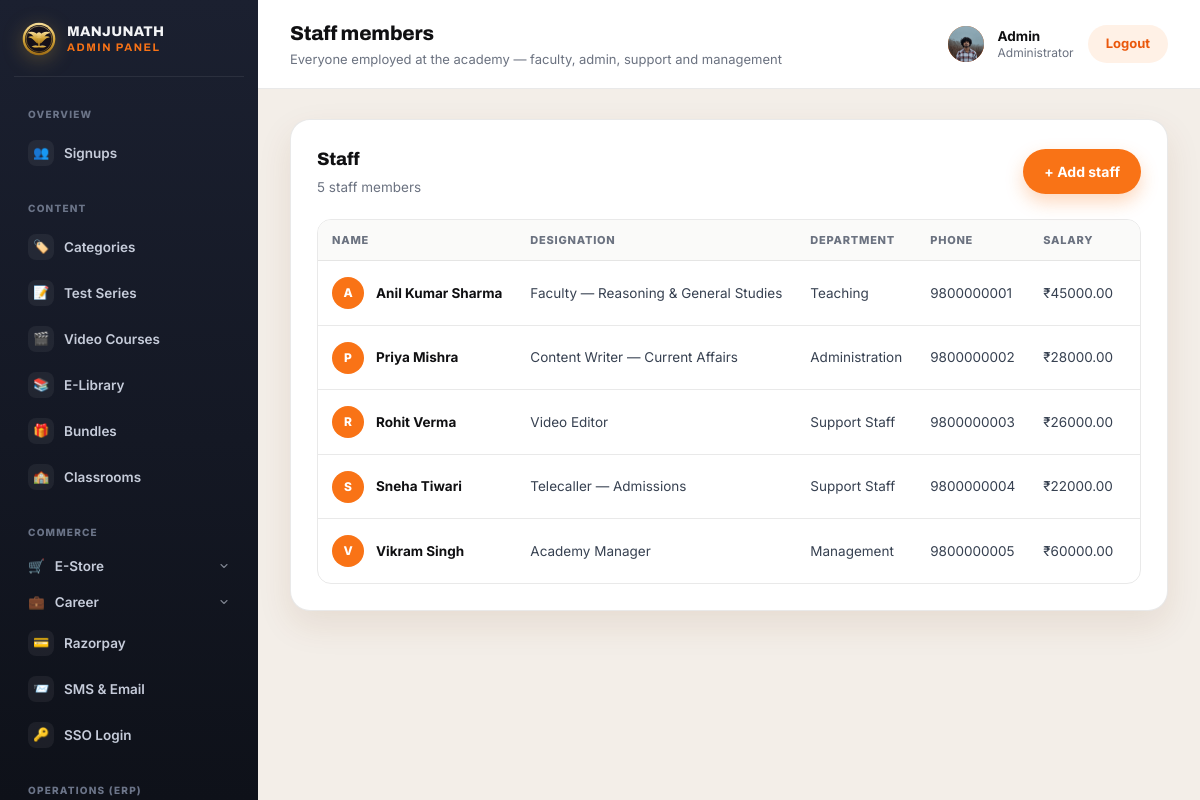
Page /panel/erp/staff/ (signed in) on the committed database.
### myapp/models.py (models this page shows, shortened)
class CustomUser(AbstractBaseUser, PermissionsMixin):
    GENDER_CHOICES = [
        ('male', 'Male'),
        ('female', 'Female'),
        ('other', 'Other'),
    ]
    name = models.CharField(max_length=150)
    email = models.EmailField(unique=True)
    number = models.CharField(max_length=15)
    age = models.PositiveIntegerField(null=True, blank=True)
    gender = models.CharField(max_length=10, choices=GENDER_CHOICES, blank=True)
    state = models.CharField(max_length=100, blank=True)
    city = models.CharField(max_length=100, blank=True)
    profile_picture = models.ImageField(upload_to='profile_pictures/', blank=True, null=True)
    is_active = models.BooleanField(default=True)
    is_staff = models.BooleanField(default=False)
    date_joined = models.DateTimeField(auto_now_add=True)
    objects = CustomUserManager()
    USERNAME_FIELD = 'email'
    REQUIRED_FIELDS = ['name', 'number']

class StaffMember(models.Model):
    TEACHING = 'teaching'
    ADMINISTRATION = 'admin'
    SUPPORT = 'support'
    MANAGEMENT = 'management'
    DEPARTMENT_CHOICES = [
        (TEACHING, 'Teaching'),
        (ADMINISTRATION, 'Administration'),
        (SUPPORT, 'Support Staff'),
        (MANAGEMENT, 'Management'),
    ]
    name = models.CharField(max_length=150)
    designation = models.CharField(max_length=100, help_text='e.g. Maths Faculty')
    department = models.CharField(max_length=15, choices=DEPARTMENT_CHOICES, default=TEACHING)
    email = models.EmailField(blank=True)
    phone = models.CharField(max_length=15)
    salary = models.DecimalField(max_digits=10, decimal_places=2, default=0, help_text='Monthly salary in ₹')
    date_of_joining = models.DateField()
    photo = models.ImageField(upload_to='staff/', blank=True, null=True)
    address = models.TextField(blank=True)
    is_active = models.BooleanField(default=True, help_text='Uncheck when a staff member leaves — keeps their history intact')
    created_at = models.DateTimeField(auto_now_add=True)
    class Meta:
        ordering = ['name']

### myapp/views.py (the view)
# urls.py: path('panel/erp/staff/', views.panel_staff_list, name='panel_staff_list'),
@login_required(login_url='login')
@user_passes_test(_is_staff, login_url='login')
def panel_staff_list(request):
    staff = StaffMember.objects.all()
    return render(request, 'myapp/panel/staff_list.html', {'staff': staff})

### myapp/context_processors.py (called while the page is built)
def site_settings(request):
    return {
        'site_settings': SiteSettings.load(),
        'top_notifications': Notification.objects.filter(is_active=True),
        'chatbot_settings': ChatbotSettings.load(),
        'chatbot_questions': ChatbotQuestion.objects.filter(is_active=True),
        'hero': HeroSection.load(),
        'daily_current_card': DailyUpdateCard.load(DailyUpdateCard.CURRENT_AFFAIRS),
        'daily_news_card': DailyUpdateCard.load(DailyUpdateCard.DAILY_NEWS),
        'pwa_settings': PWASettings.load(),
        'sso_settings': SSOSettings.load(),
    }

### myapp/models.py (called while the page is built)
    @classmethod
    def load(cls):
        obj, _ = cls.objects.get_or_create(pk=1)
        return obj

    @classmethod
    def load(cls):
        obj, _ = cls.objects.get_or_create(pk=1)
        return obj

    @classmethod
    def load(cls):
        obj, _ = cls.objects.get_or_create(pk=1)
        return obj

    @classmethod
    def load(cls, key):
        obj, _ = cls.objects.get_or_create(key=key, defaults={'key': key, **cls.DEFAULTS[key]})
        return obj

    @classmethod
    def load(cls):
        obj, _ = cls.objects.get_or_create(pk=1)
        return obj

    @classmethod
    def load(cls):
        obj, _ = cls.objects.get_or_create(pk=1)
        return obj

### myapp/views.py (called while the page is built)
def _is_staff(user):
    return user.is_authenticated and user.is_staff

### myapp/templates/myapp/panel/staff_list.html (shortened to what this page needs)
{% extends "myapp/panel/base.html" %}
{% block page_title %}Staff members{% endblock %}
{% block page_sub %}Everyone employed at the academy — faculty, admin, support and management{% endblock %}
{% block content %}
<div class="panel-card">
  <div class="panel-card-head">
    <div>
      <h2>Staff</h2>
      <p>{{ staff|length }} staff member{{ staff|length|pluralize }}</p>
    </div>
    <a class="btn btn-primary" href="{% url 'panel_staff_add' %}">+ Add staff</a>
  </div>
  {% if staff %}
    <div class="panel-table-wrap">
      <table class="panel-table">
        <thead>
          <tr>
            <th>Name</th>
            <th>Designation</th>
            <th>Department</th>
            <th>Phone</th>
            <th>Salary</th>
            <th>Status</th>
          </tr>
        </thead>
        <tbody>
          {% for member in staff %}
          <tr>
            <td>
              <div class="gallery-cell">
                {% if member.photo %}<img class="gallery-thumb" src="{{ member.photo.url }}" alt="">{% else %}<span class="panel-row-avatar" style="background:var(--orange)">{{ member.name|first|upper }}</span>{% endif %}
                <div class="gallery-title-text">{{ member.name }}</div>
              </div>
            </td>
            <td>{{ member.designation }}</td>
            <td>{{ member.get_department_display }}</td>
            <td><a href="tel:{{ member.phone }}">{{ member.phone }}</a></td>
            <td>₹{{ member.salary }}</td>
            <td>{% if member.is_active %}<span class="panel-badge">Active</span>{% else %}<span class="panel-badge panel-badge-muted">Left</span>{% endif %}</td>
          </tr>
          {% endfor %}
        </tbody>
      </table>
    </div>
  {% else %}
    <p class="panel-empty"><span class="panel-empty-ico">👨‍🏫</span>No staff members added yet.</p>
  {% endif %}
</div>
{% endblock %}

### myapp/templates/myapp/panel/base.html (shortened to what this page needs)
<!DOCTYPE html>
<html lang="en">
<head>
</head>
<body>
<div class="panel-shell">
  <aside class="panel-sidebar">
    <div class="panel-brand">
      <span class="panel-crest" aria-hidden="true">
      </span>
      <span class="panel-brand-text"><span>MANJUNATH</span><span>Admin Panel</span></span>
    </div>
    <nav class="panel-nav">
      <p class="panel-nav-label">Overview</p>
      <a class="{% block nav_signups %}{% endblock %}" href="{% url 'panel_signups' %}">
        <span class="panel-nav-ico">👥</span> Signups
      </a>
      <p class="panel-nav-label">Content</p>
      <a class="{% block nav_categories %}{% endblock %}" href="{% url 'panel_category_list' %}">
        <span class="panel-nav-ico">🏷️</span> Categories
      </a>
      <a class="{% if course_type == 'test_series' %}is-active{% endif %}" href="{% url 'panel_course_list' 'test_series' %}">
        <span class="panel-nav-ico">📝</span> Test Series
      </a>
      <a class="{% if course_type == 'video_course' %}is-active{% endif %}" href="{% url 'panel_course_list' 'video_course' %}">
        <span class="panel-nav-ico">🎬</span> Video Courses
      </a>
      <a class="{% if course_type == 'elibrary' %}is-active{% endif %}" href="{% url 'panel_course_list' 'elibrary' %}">
        <span class="panel-nav-ico">📚</span> E-Library
      </a>
      <a class="{% block nav_bundles %}{% endblock %}" href="{% url 'panel_bundle_list' %}">
        <span class="panel-nav-ico">🎁</span> Bundles
      </a>
      <a class="{% block nav_classrooms %}{% endblock %}" href="{% url 'panel_classroom_list' %}">
        <span class="panel-nav-ico">🏫</span> Classrooms
      </a>
      <p class="panel-nav-label">Commerce</p>
      <div class="panel-nav-group {% block nav_store_open %}{% endblock %}">
        <button type="button" class="panel-nav-group-toggle {% block nav_store %}{% endblock %}">
          <span class="panel-nav-ico">🛒</span> E-Store
          <svg class="panel-nav-group-caret" viewBox="0 0 24 24" width="12" height="12" aria-hidden="true"><path d="m6 9 6 6 6-6" fill="none" stroke="currentColor" stroke-width="2.2" stroke-linecap="round" stroke-linejoin="round"/></svg>
        </button>
      </div>
      <div class="panel-nav-group {% block nav_career_open %}{% endblock %}">
        <button type="button" class="panel-nav-group-toggle {% block nav_career %}{% endblock %}">
          <span class="panel-nav-ico">💼</span> Career
          <svg class="panel-nav-group-caret" viewBox="0 0 24 24" width="12" height="12" aria-hidden="true"><path d="m6 9 6 6 6-6" fill="none" stroke="currentColor" stroke-width="2.2" stroke-linecap="round" stroke-linejoin="round"/></svg>
        </button>
      </div>
      <a class="{% block nav_razorpay %}{% endblock %}" href="{% url 'panel_razorpay_settings' %}">
        <span class="panel-nav-ico">💳</span> Razorpay
      </a>
      <a class="{% block nav_sms_email %}{% endblock %}" href="{% url 'panel_notification_provider_settings' %}">
        <span class="panel-nav-ico">📨</span> SMS &amp; Email
      </a>
      <a class="{% block nav_sso %}{% endblock %}" href="{% url 'panel_sso_settings' %}">
        <span class="panel-nav-ico">🔑</span> SSO Login
      </a>
      <p class="panel-nav-label">Operations (ERP)</p>
    </nav>
  </aside>
  <div class="panel-main">
    <header class="panel-topbar">
      <div id="panelPageTitle">
        <h1>{% block page_title %}Admin Panel{% endblock %}</h1>
        <p class="panel-topbar-sub">{% block page_sub %}{% endblock %}</p>
      </div>
      <div class="panel-user">
        {% if user.profile_picture %}
          <img class="panel-user-avatar" src="{{ user.profile_picture.url }}" alt="">
        {% else %}
          <span class="panel-user-avatar">{{ user.name|default:user.email|first|upper }}</span>
        {% endif %}
        <span class="panel-user-info">
          <strong>{{ user.name|default:user.email }}</strong>
          <span>Administrator</span>
        </span>
        <a class="panel-logout" href="{% url 'logout' %}">Logout</a>
      </div>
    </header>
    <main class="panel-content" id="panelContent">
      {% block content %}{% endblock %}
    </main>
  </div>
</div>
</body>
</html>

### rows in the picture
CustomUser: profile_picture (picture), name "Admin"
StaffMember: name|first "A", name "Anil Kumar Sharma", designation "Faculty — Reasoning & General Studies", department "Teaching", phone "9800000001", salary "45000.00"
StaffMember: name|first "P", name "Priya Mishra", designation "Content Writer — Current Affairs", department "Administration", phone "9800000002", salary "28000.00"
StaffMember: name|first "R", name "Rohit Verma", designation "Video Editor", department "Support Staff", phone "9800000003", salary "26000.00"
StaffMember: name|first "S", name "Sneha Tiwari", designation "Telecaller — Admissions", department "Support Staff", phone "9800000004", salary "22000.00"
StaffMember: name|first "V", name "Vikram Singh", designation "Academy Manager", department "Management", phone "9800000005", salary "60000.00"

### other values in the picture
{{ staff|length }} "5"
